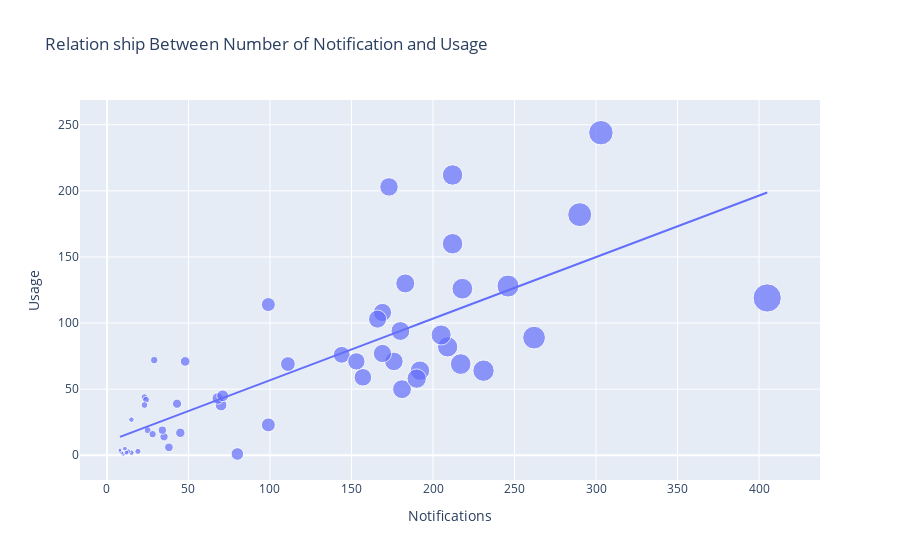

Notebook cell for this chart:
### Markdown cell above
- The relationship between the number of notifications and the amount of usage 
  العلاقة بين عدد الإشعارات ومقدار الاستخدام

### Code cell
figure = px.scatter(data, 
                   x = "Notifications" ,
                   y = "Usage", 
                   size = "Notifications", 
                    trendline  =  "ols" , 
                    title = "Relation ship Between Number of Notification and Usage")
figure.show()

### Figure 1 — Plotly figure (JSON) as saved in the notebook; plotly's stock layout.template omitted (floating-point values rounded to 4 significant figures)
{"data": [{"hovertemplate": "Notifications=%{marker.size}<br>Usage=%{y}<extra></extra>", "legendgroup": "", "marker": {"color": "#636efa", "size": [70, 43, 231, 35, 19, 25, 23, 28, 15, 29, 24, 34, 23, 48, 68, 71, 180, 99, 45, 10, 15, 13, 9, 8, 8, 11, 12, 209, 111, 183, 157, 246, 169, 99, 144, 80, 38, 218, 205, 212, 217, 405, 166, 173, 290, 153, 192, 181, 176, 212, 303, 169, 190, 262], "sizemode": "area", "sizeref": 1.012, "symbol": "circle"}, "mode": "markers", "name": "", "orientation": "v", "showlegend": false, "type": "scatter", "x": [70, 43, 231, 35, 19, 25, 23, 28, 15, 29, 24, 34, 23, 48, 68, 71, 180, 99, 45, 10, 15, 13, 9, 8, 8, 11, 12, 209, 111, 183, 157, 246, 169, 99, 144, 80, 38, 218, 205, 212, 217, 405, 166, 173, 290, 153, 192, 181, 176, 212, 303, 169, 190, 262], "xaxis": "x", "y": [38, 39, 64, 14, 3, 19, 44, 16, 27, 72, 42, 19, 38, 71, 43, 45, 94, 114, 17, 1, 2, 3, 2, 3, 4, 5, 2, 82, 69, 130, 59, 128, 108, 23, 76, 1, 6, 126, 91, 160, 69, 119, 103, 203, 182, 71, 64, 50, 71, 212, 244, 77, 58, 89], "yaxis": "y"}, {"hovertemplate": "<b>OLS trendline</b><br>Usage = 0.465523 * Notifications + 10.2432<br>R<sup>2</sup>=0.599775<br><br>Notifications=%{x}<br>Usage=%{y} <b>(trend)</b><extra></extra>", "legendgroup": "", "marker": {"color": "#636efa", "symbol": "circle"}, "mode": "lines", "name": "", "showlegend": false, "type": "scatter", "x": [8, 8, 9, 10, 11, 12, 13, 15, 15, 19, 23, 23, 24, 25, 28, 29, 34, 35, 38, 43, 45, 48, 68, 70, 71, 80, 99, 99, 111, 144, 153, 157, 166, 169, 169, 173, 176, 180, 181, 183, 190, 192, 205, 209, 212, 212, 217, 218, 231, 246, 262, 290, 303, 405], "xaxis": "x", "y": [13.97, 13.97, 14.43, 14.9, 15.36, 15.83, 16.3, 17.23, 17.23, 19.09, 20.95, 20.95, 21.42, 21.88, 23.28, 23.74, 26.07, 26.54, 27.93, 30.26, 31.19, 32.59, 41.9, 42.83, 43.3, 47.49, 56.33, 56.33, 61.92, 77.28, 81.47, 83.33, 87.52, 88.92, 88.92, 90.78, 92.18, 94.04, 94.5, 95.43, 98.69, 99.62, 105.7, 107.5, 108.9, 108.9, 111.3, 111.7, 117.8, 124.8, 132.2, 145.2, 151.3, 198.8], "yaxis": "y"}], "layout": {"autosize": true, "legend": {"itemsizing": "constant", "tracegroupgap": 0}, "title": {"text": "Relation ship Between Number of Notification and Usage"}, "xaxis": {"anchor": "y", "autorange": true, "domain": [0, 1], "range": [-17.39, 441.0], "title": {"text": "Notifications"}, "type": "linear"}, "yaxis": {"anchor": "x", "autorange": true, "domain": [0, 1], "range": [-26.56, 283.0], "title": {"text": "Usage"}, "type": "linear"}}}
